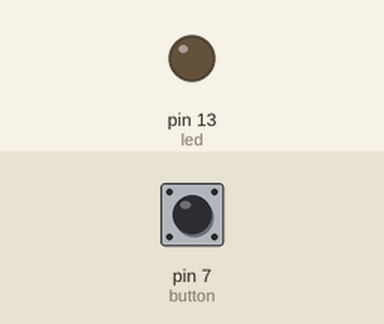
Recording of a sketch running on a simulated Arduino Uno, built with avr-gcc and run on an emulated ATmega328P. On the bench: output pins drawn as LEDs (lit = HIGH). The inputs (shaded band) are chosen by the test bench; at power-on: pin 7 (button) LOW.

Above: at 1.2 s.
1.3 s: pin 7 (button) pulled HIGH for 0.15 s
At 1.37 s:
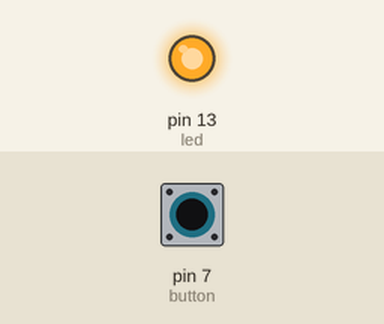
2.9 s: pin 7 (button) pulled HIGH for 3.2 s
At 7.4 s:
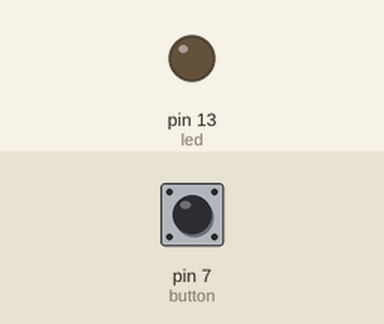
Timing chart, 0 to 8.9 s (numbered marks = the images above; inputs shaded):
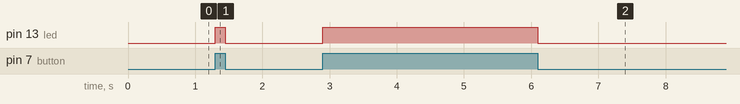

Measured:
- after the input at 1.3 s, pin 13 (led): LOW → HIGH at once, → LOW 0.15 s later
- after the input at 2.9 s, pin 13 (led): LOW → HIGH at once, → LOW 3.2 s later

The sketch:

button_control_led.ino
```cpp
int led = 13;        // LED connected to pin 13
int button = 7;      // Button connected to pin 7
int buttonState = 0; // Variable to hold button state

void setup() {
    pinMode(led, OUTPUT);       // Set LED pin as output
    pinMode(button, INPUT);     // Set button pin as input
}

void loop() {
    buttonState = digitalRead(button); // Read button state

    if (buttonState == HIGH) { // If button is pressed
        digitalWrite(led, HIGH); // Turn LED ON
    } else {
        digitalWrite(led, LOW); // Turn LED OFF
    }
}
```
